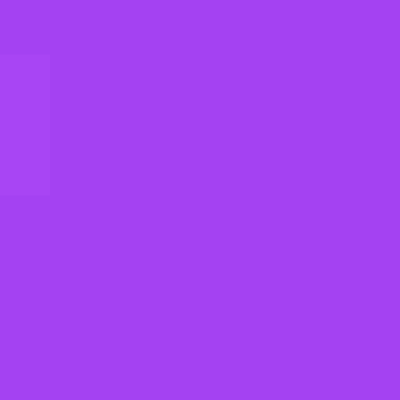
Frame 1 (no input)
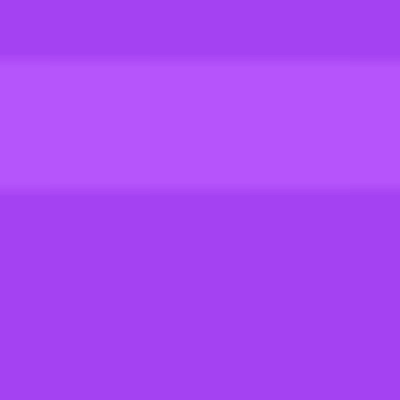
Frame 60 (the mouse pressed at the canvas centre just before this capture)
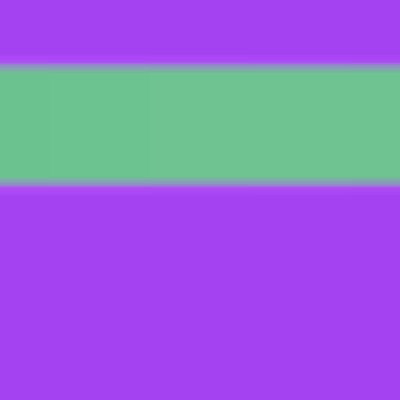
Frame 120 (the mouse held since frame 60 and released just before this capture)

The Processing sketch that drew these frames (run headless with seeded random() and noise(); from frame 60 on, the mouse is pressed at the canvas centre):

// Processing sketch: processing_4567
// ── processing_4567.pde

float x=0;
float v = 0.0;

int r,g,b;

void setup() {
  size(400,400);
  smooth();
  setRGB();
}

void draw() {
  noStroke();
  rectMode(CENTER);
  fill(r+noise(v)*50,g+noise(v)*50,b+noise(v)*50, 15+noise(v)*25);
  rect(x,125,100,50+noise(v)*150);
  v+=0.01;
  x+=100;
  if(x > width) x=0;
}

void mousePressed() {
  setRGB();
}

void setRGB() {
  r=int(random(255));
  g=int(random(255));
  b=int(random(255));
  background(r,g,b);
}

float rC(float a,float m) {
  return a+noise(v)*m;
}
